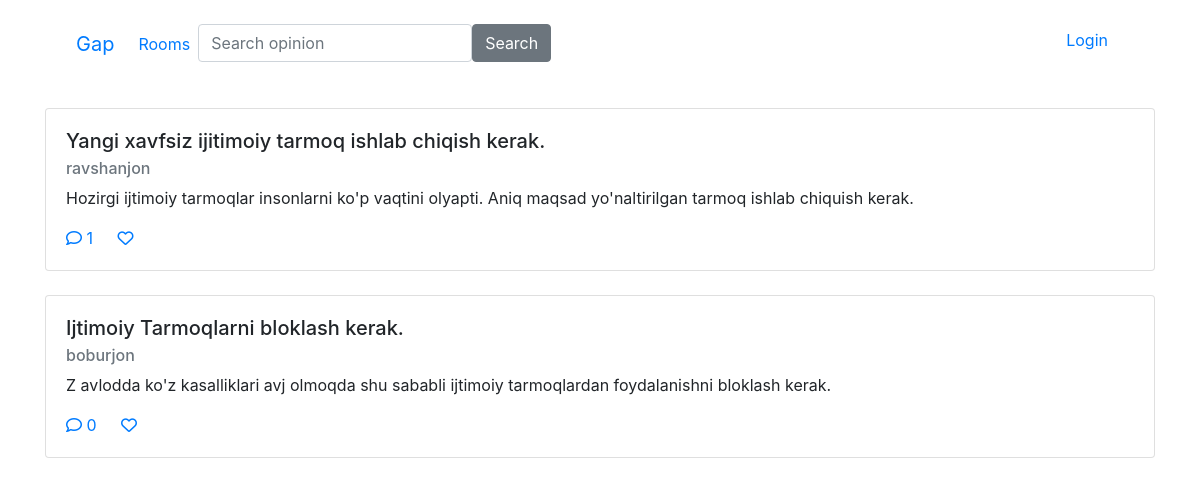
The app's page /gap/room/1 with its own data.
### apps/gap/models.py (models this page shows, shortened)
class Opinion(AbstractModel):
    room = ForeignKey(Room, CASCADE, 'opinions')
    title = CharField(max_length=256)
    body = TextField()
    author = ForeignKey(User, CASCADE, 'opinions')
    @property
    def like_count(self):
        return self.opinionlike_set.count()

### apps/gap/views.py (the view)
# urls.py: path('room/<pk>', RoomDetailView.as_view(), name='room'),
class RoomDetailView(View):
    def get(self, request, pk):
        room = Room.objects.get(pk=pk)
        opinions = sorted(Opinion.objects.filter(room=room), key=lambda o: o.like_count, reverse=True)
        context = {
            "room": room,
            "opinions": opinions
        }
        return render(request, "gap/opinoins.html", context=context)

### apps/gap/templates/gap/opinoins.html
{% extends 'base.html' %}
{% load check_opinion_like %}
{% block body %}
    {% for opinion in opinions %}
        {% include 'gap/comment-cart.html' %}
    {% endfor %}
{% endblock %}

### apps/gap/templates/gap/comment-cart.html
{% load check_opinion_like %}
<div class="card my-4">
    <div class="card-body">
        <h5 class="card-title">{{ opinion.title }}.</h5>
        <h6 class="card-subtitle mb-2 text-muted">{{ opinion.author }}</h6>
        <p class="card-text">{{ opinion.body }}.</p>
        <a href="{% url 'gap:opinion' opinion.pk %}" class="card-link"><i class="fa-regular fa-comment"></i> {{ opinion.comments.count }} </a>
        <a href="{% url 'gap:opinion-like' opinion.pk %}" class="card-link">
            {% if request.user.is_authenticated %}
                {% if opinion|check_like:request.user %}
                    <i class="fa-solid fa-heart"></i>
                {% else %}
                    <i class="fa-regular fa-heart"></i>
                {% endif %}{{ opinion.like_count }}
            {% else %}
                <i class="fa-regular fa-heart"></i>
            {% endif %}
        </a>
    </div>
</div>

### records on screen
Opinion: title "Yangi xavfsiz ijitimoiy tarmoq ishlab chiqish kerak", author "ravshanjon", body "Hozirgi ijtimoiy tarmoqlar insonlarni ko'p vaqtini olyapti. Aniq maqsad yo'naltirilgan tarmoq ishlab chiquish kerak", comments.count "1"
Opinion: title "Ijtimoiy Tarmoqlarni bloklash kerak", author "boburjon", body "Z avlodda ko'z kasalliklari avj olmoqda shu sababli ijtimoiy tarmoqlardan foydalanishni bloklash kerak", comments.count "0"
